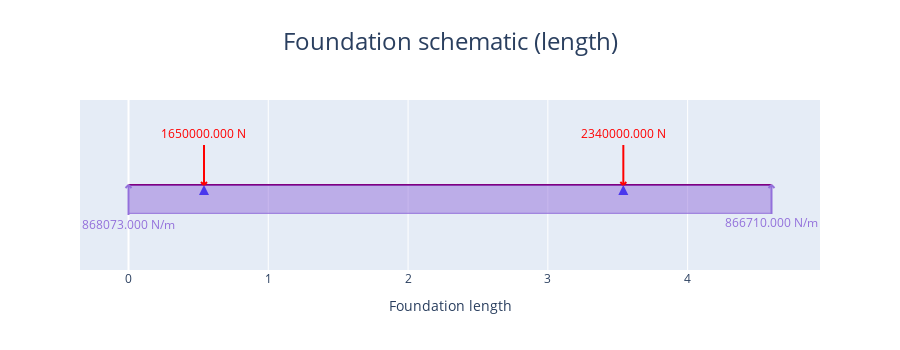

The code cell stored with this chart in its notebook:
### Markdown cell above
#### Plot the foundation loading diagram in x direction

### Code cell
comb_footing_design.plot_foundation_loading_X()
# This shows the loadings that the foundation is subjected to

### Figure 1 — Plotly figure (JSON) as saved in the notebook; plotly's stock layout.template omitted (floating-point values rounded to 4 significant figures)
{"data": [{"hoverinfo": "skip", "hovertemplate": "%{x} %{meta[0]}", "line": {"color": "purple", "width": 2}, "meta": ["m"], "mode": "lines", "name": "Beam_", "type": "scatter", "x": [0, 4.6], "y": [0, 0]}, {"hoverinfo": "skip", "hovertemplate": "x: %{x:.3f} %{meta[1]}<br>Fixed: %{meta[0]}", "marker": {"color": "blue", "size": 10, "symbol": "triangle-up"}, "meta": ["[1, 1, 0]", "m"], "mode": "markers", "name": "Support", "opacity": 0, "showlegend": false, "type": "scatter", "x": [0.54], "y": [0]}, {"fill": "toself", "hoverinfo": "skip", "marker": {"color": "blue", "size": 10, "symbol": "arrow-up"}, "mode": "markers", "name": "Support", "showlegend": false, "type": "scatter", "x": [0.54], "y": [0]}, {"hoverinfo": "skip", "hovertemplate": "x: %{x:.3f} %{meta[1]}<br>Fixed: %{meta[0]}", "marker": {"color": "blue", "size": 10, "symbol": "triangle-up"}, "meta": ["[1, 1, 0]", "m"], "mode": "markers", "name": "Support", "opacity": 0, "showlegend": false, "type": "scatter", "x": [3.54], "y": [0]}, {"fill": "toself", "hoverinfo": "skip", "marker": {"color": "blue", "size": 10, "symbol": "arrow-up"}, "mode": "markers", "name": "Support", "showlegend": false, "type": "scatter", "x": [3.54], "y": [0]}, {"fill": "tozeroy", "hoverinfo": "skip", "hovertemplate": "", "line": {"color": "mediumpurple", "width": 1}, "mode": "lines", "name": "Trapezoidal<br>Load", "type": "scatter", "x": [0, 4.6], "y": [-1, -0.9984]}, {"hoverinfo": "skip", "hovertemplate": "x: %{meta[0]:.3f} %{meta[3]}<br>Force: %{meta[1]:.3f} %{meta[4]}        <br>Angle: %{meta[2]:.3f} deg", "marker": {"color": "mediumpurple", "size": 10, "symbol": "triangle-up"}, "meta": [0, 868073, 90, "m", "N/m"], "mode": "markers", "name": "Distributed<br>Load", "opacity": 0, "showlegend": false, "type": "scatter", "x": [0], "y": [0]}, {"hoverinfo": "skip", "hovertemplate": "x: %{meta[0]:.3f} %{meta[3]}<br>Force: %{meta[1]:.3f} %{meta[4]}        <br>Angle: %{meta[2]:.3f} deg", "marker": {"color": "mediumpurple", "size": 10, "symbol": "triangle-up"}, "meta": [4.6, 866710, 90, "m", "N/m"], "mode": "markers", "name": "Distributed<br>Load", "opacity": 0, "showlegend": false, "type": "scatter", "x": [4.6], "y": [0]}, {"hoverinfo": "skip", "hovertemplate": "x: %{meta[1]:.3f} %{meta[2]}<br>Force: %{meta[0]:.3f} %{meta[3]}            <br>Angle: %{meta[5]:.3f} deg", "marker": {"color": "red", "size": 10, "symbol": "triangle-up"}, "meta": [1650000, 0.54, "m", "N", "N.m", -90], "mode": "markers", "name": "Point<br>Load", "opacity": 0, "showlegend": false, "type": "scatter", "x": [0.54], "y": [0]}, {"hoverinfo": "skip", "hovertemplate": "x: %{meta[1]:.3f} %{meta[2]}<br>Force: %{meta[0]:.3f} %{meta[3]}            <br>Angle: %{meta[5]:.3f} deg", "marker": {"color": "red", "size": 10, "symbol": "triangle-up"}, "meta": [2340000, 3.54, "m", "N", "N.m", -90], "mode": "markers", "name": "Point<br>Load", "opacity": 0, "showlegend": false, "type": "scatter", "x": [3.54], "y": [0]}], "layout": {"annotations": [{"font": {"color": "mediumpurple"}, "showarrow": false, "text": "868073.000 N/m", "x": 0, "xref": "x", "xshift": 0, "y": 0, "yref": "y", "yshift": -39}, {"font": {"color": "mediumpurple"}, "showarrow": false, "text": "866710.000 N/m", "x": 4.6, "xref": "x", "xshift": 0, "y": 0, "yref": "y", "yshift": -37.7}, {"font": {"color": "red"}, "showarrow": false, "text": "1650000.000 N", "x": 0.54, "xref": "x", "xshift": 0, "y": 0, "yref": "y", "yshift": 52}, {"font": {"color": "red"}, "showarrow": false, "text": "2340000.000 N", "x": 3.54, "xref": "x", "xshift": 0, "y": 0, "yref": "y", "yshift": 52}], "height": 350, "hovermode": "x", "shapes": [{"line": {"color": "mediumpurple", "width": 2}, "type": "line", "x0": 0, "x1": 3, "xanchor": 0, "xref": "x", "xsizemode": "pixel", "y0": 0, "y1": -3, "yanchor": 0, "yref": "y", "ysizemode": "pixel"}, {"line": {"color": "mediumpurple", "width": 2}, "type": "line", "x0": 0, "x1": -3, "xanchor": 0, "xref": "x", "xsizemode": "pixel", "y0": 0, "y1": -3, "yanchor": 0, "yref": "y", "ysizemode": "pixel"}, {"line": {"color": "mediumpurple", "width": 2}, "type": "line", "x0": 0, "x1": 0, "xanchor": 0, "xref": "x", "xsizemode": "pixel", "y0": 0, "y1": -30, "yanchor": 0, "yref": "y", "ysizemode": "pixel"}, {"line": {"color": "mediumpurple", "width": 2}, "type": "line", "x0": 0, "x1": 3, "xanchor": 4.6, "xref": "x", "xsizemode": "pixel", "y0": 0, "y1": -3, "yanchor": 0, "yref": "y", "ysizemode": "pixel"}, {"line": {"color": "mediumpurple", "width": 2}, "type": "line", "x0": 0, "x1": -3, "xanchor": 4.6, "xref": "x", "xsizemode": "pixel", "y0": 0, "y1": -3, "yanchor": 0, "yref": "y", "ysizemode": "pixel"}, {"line": {"color": "mediumpurple", "width": 2}, "type": "line", "x0": 0, "x1": 0, "xanchor": 4.6, "xref": "x", "xsizemode": "pixel", "y0": 0, "y1": -29, "yanchor": 0, "yref": "y", "ysizemode": "pixel"}, {"line": {"color": "red", "width": 2}, "type": "line", "x0": 0, "x1": -3, "xanchor": 0.54, "xref": "x", "xsizemode": "pixel", "y0": 0, "y1": 3, "yanchor": 0, "yref": "y", "ysizemode": "pixel"}, {"line": {"color": "red", "width": 2}, "type": "line", "x0": 0, "x1": 3, "xanchor": 0.54, "xref": "x", "xsizemode": "pixel", "y0": 0, "y1": 3, "yanchor": 0, "yref": "y", "ysizemode": "pixel"}, {"line": {"color": "red", "width": 2}, "type": "line", "x0": 0, "x1": 0, "xanchor": 0.54, "xref": "x", "xsizemode": "pixel", "y0": 0, "y1": 40, "yanchor": 0, "yref": "y", "ysizemode": "pixel"}, {"line": {"color": "red", "width": 2}, "type": "line", "x0": 0, "x1": -3, "xanchor": 3.54, "xref": "x", "xsizemode": "pixel", "y0": 0, "y1": 3, "yanchor": 0, "yref": "y", "ysizemode": "pixel"}, {"line": {"color": "red", "width": 2}, "type": "line", "x0": 0, "x1": 3, "xanchor": 3.54, "xref": "x", "xsizemode": "pixel", "y0": 0, "y1": 3, "yanchor": 0, "yref": "y", "ysizemode": "pixel"}, {"line": {"color": "red", "width": 2}, "type": "line", "x0": 0, "x1": 0, "xanchor": 3.54, "xref": "x", "xsizemode": "pixel", "y0": 0, "y1": 40, "yanchor": 0, "yref": "y", "ysizemode": "pixel"}], "showlegend": false, "title": {"font": {"size": 24}, "text": "Foundation schematic (length)", "x": 0.5}, "xaxis": {"title": {"text": "Foundation length"}}, "yaxis": {"fixedrange": true, "range": [-3, 3], "visible": false}}}
